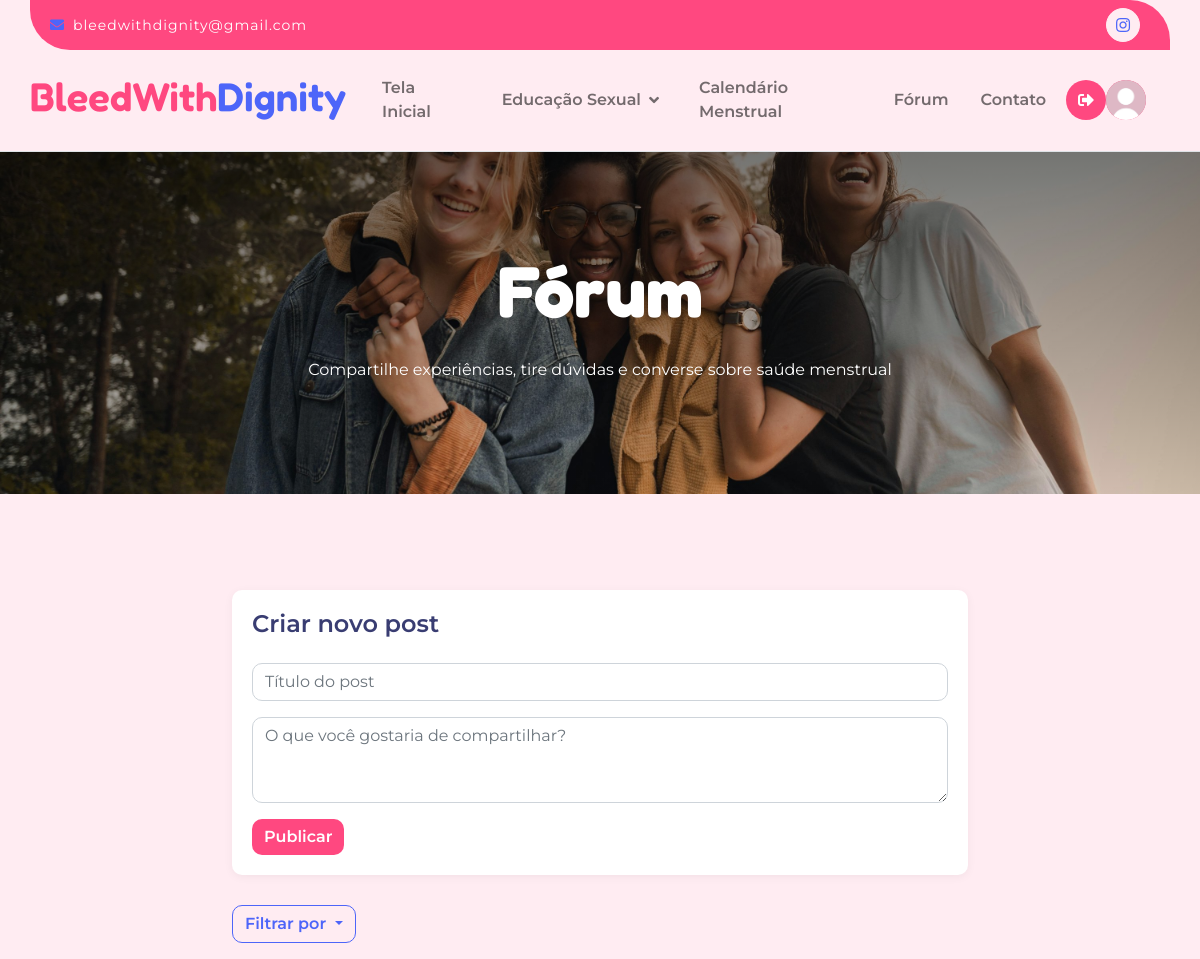
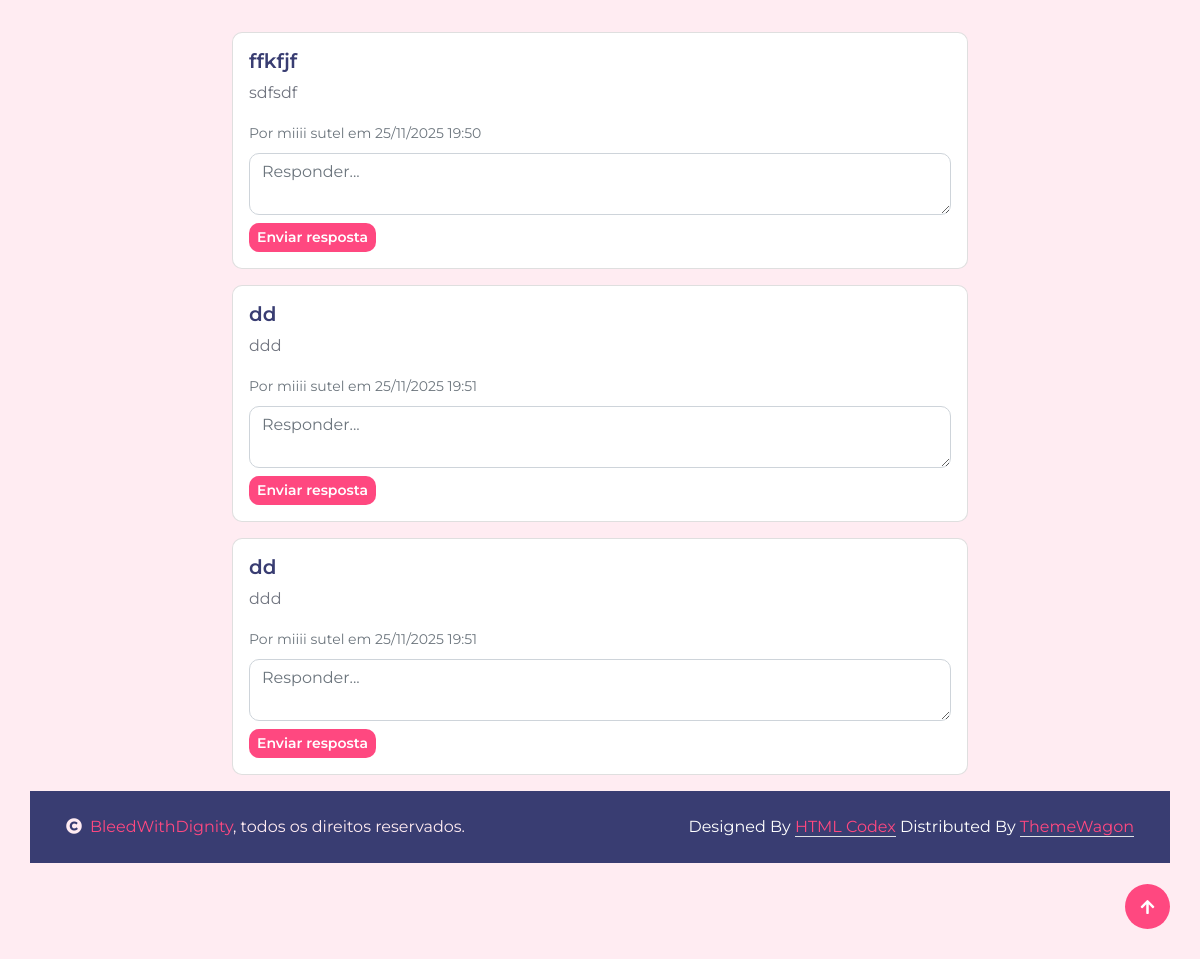
The page /forum/forumlogado.php?filter=populares on the database its author committed (2 pictures, top to bottom).
### tables this page shows
CREATE TABLE `forum_posts` (
  `id` int NOT NULL,
  `autor_id` int NOT NULL,
  `titulo` varchar(255) NOT NULL,
  `conteudo` text NOT NULL,
  `data_postagem` datetime DEFAULT CURRENT_TIMESTAMP
);

CREATE TABLE `users` (
  `user_id` int NOT NULL,
  `nome` varchar(100) NOT NULL,
  `email` varchar(255) NOT NULL,
  `email_confirmado` tinyint(1) DEFAULT '0',
  `Data_Nascimento` date DEFAULT NULL,
  `senha` varchar(100) NOT NULL,
  `tipo` enum('admin','user') NOT NULL,
  `foto_perfil` varchar(255) DEFAULT NULL
);

### forum/forumlogado.php (the view, shortened to what this page needs)
<?php
require("../include/conexao.php");
?>
<!DOCTYPE html>
<html lang="pt-br">
<head>
     <?php
   require("../include/referenciashead.php");
   ?>
</head>
<body>
   <?php
       require("../include/navbarlogado.php");
             require("../include/botoesperfilpesquisa.php");
        ?>
                </div>
            </nav>
        </div>
    </div>
    <div class="container-fluid page-header py-5 wow fadeIn" data-wow-delay="0.1s">
        <div class="container text-center py-5">
            <h1 class="display-2 text-white mb-4">Fórum</h1>
            <p class="text-white">Compartilhe experiências, tire dúvidas e converse sobre saúde menstrual</p>
        </div>
    </div>
    <div class="container-fluid py-5 bg-light">
        <div class="container py-5">
            <div class="row">
                <div class="col-lg-8 mx-auto">
                    <div id="new-post-form" class="wow fadeIn" data-wow-delay="0.1s">
                        <h4 class="mb-4">Criar novo post</h4>
                        <form id="post-form" action="process_post.php" method="POST">
    <div class="mb-3">
        <input type="text" class="form-control" name="titulo" placeholder="Título do post" required>
    </div>
    <div class="mb-3">
        <textarea class="form-control" name="conteudo" rows="3" placeholder="O que você gostaria de compartilhar?" required></textarea>
    </div>
    <button type="submit" class="btn btn-primary">Publicar</button>
</form>
                    </div>
                            <div class="dropdown">
                            <button class="btn btn-outline-secondary dropdown-toggle" type="button" id="filterDropdown" data-bs-toggle="dropdown" aria-expanded="false">
                                Filtrar por
                            </button>
                            </div>
<div class="mt-5">
<div class="mt-5">
<?php
$filter = $_GET['filter'] ?? 'recentes';
if ($filter === 'populares') {
    $sql = "SELECT p.*, u.nome AS autor, COUNT(r.id) AS total_respostas
            FROM forum_posts p
            JOIN users u ON p.autor_id = u.user_id
            LEFT JOIN forum_respostas r ON p.id = r.post_id
            GROUP BY p.id
            ORDER BY total_respostas DESC";
} else {
    $sql = "SELECT p.*, u.nome AS autor
            FROM forum_posts p
            JOIN users u ON p.autor_id = u.user_id
            ORDER BY p.data_postagem DESC";
}
$posts = $mysqli->query($sql);
if (!$posts) {
    echo "Erro na consulta de posts: " . $mysqli->error;
} elseif ($posts->num_rows > 0) {
    while ($row = $posts->fetch_assoc()) {
        $dataUTC = new DateTime($row['data_postagem'], new DateTimeZone('UTC'));
         $dataUTC->setTimezone(new DateTimeZone('America/Sao_Paulo'));
        $dataFormatada = $dataUTC->format('d/m/Y H:i');
        echo "<div class='card mb-3'>
                <div class='card-body'>
                    <h5>" . htmlspecialchars($row['titulo']) . "</h5>
                    <p>" . nl2br(htmlspecialchars($row['conteudo'])) . "</p>
                    <small class='text-muted'>Por " . htmlspecialchars($row['autor']) . " em {$dataFormatada}</small>";
        echo "<form action='process_resposta.php' method='POST' class='mt-2'>
                <input type='hidden' name='post_id' value='{$row['id']}'>
                <textarea name='conteudo' class='form-control mb-2' rows='2' placeholder='Responder...' required></textarea>
                <button type='submit' class='btn btn-primary btn-sm'>Enviar resposta</button>
              </form>
            </div>
          </div>";
    }
} else {
    echo "<p>Nenhum post encontrado.</p>";
}
?>
</div>
</div>
</div>
     <?php
      require("../include/copyright.php");
 require("../include/bibliotecajava.php");
   ?>
</body>
</html>

### css/style.css (style rules this page uses)
h1, h2, h3, .h1, .h2, .h3 { font-weight: 200; font-family: 'Montserrat', sans-serif; }
h4, h5, h6, .h4, .h5, .h6 { font-weight: 600; font-family: 'Montserrat', sans-serif; }
.display-1, .display-2, .display-3, .display-4, .display-5, .display-6 { font-weight: 700; font-family: 'Fredoka', sans-serif; }
.wow, .animated { animation-duration: 2s !important; }
.btn { font-weight: 600; transition: .5s; }
.btn.btn-primary { border: 0; color: var(--bs-white); }
.hero-header, .page-header { background: linear-gradient(rgba(0, 0, 0, 0.5), rgba(0, 0, 0, 0.05)), url(../img/fotos.jpg); background-position: center center; background-repeat: no-repeat; background-size: cover; }
#new-post-form { background-color: white; padding: 20px; border-radius: 10px; box-shadow: 0 2px 10px rgba(0,0,0,0.05); margin-bottom: 30px; }

### rows shown on the page
forum_posts: titulo "ffkfjf", conteudo "sdfsdf", autor.nome "miiii sutel", data_postagem "25/11/2025 19:50"
forum_posts: titulo "dd", conteudo "ddd", autor.nome "miiii sutel", data_postagem "25/11/2025 19:51"
forum_posts: titulo "dd", conteudo "ddd", autor.nome "miiii sutel", data_postagem "25/11/2025 19:51"
